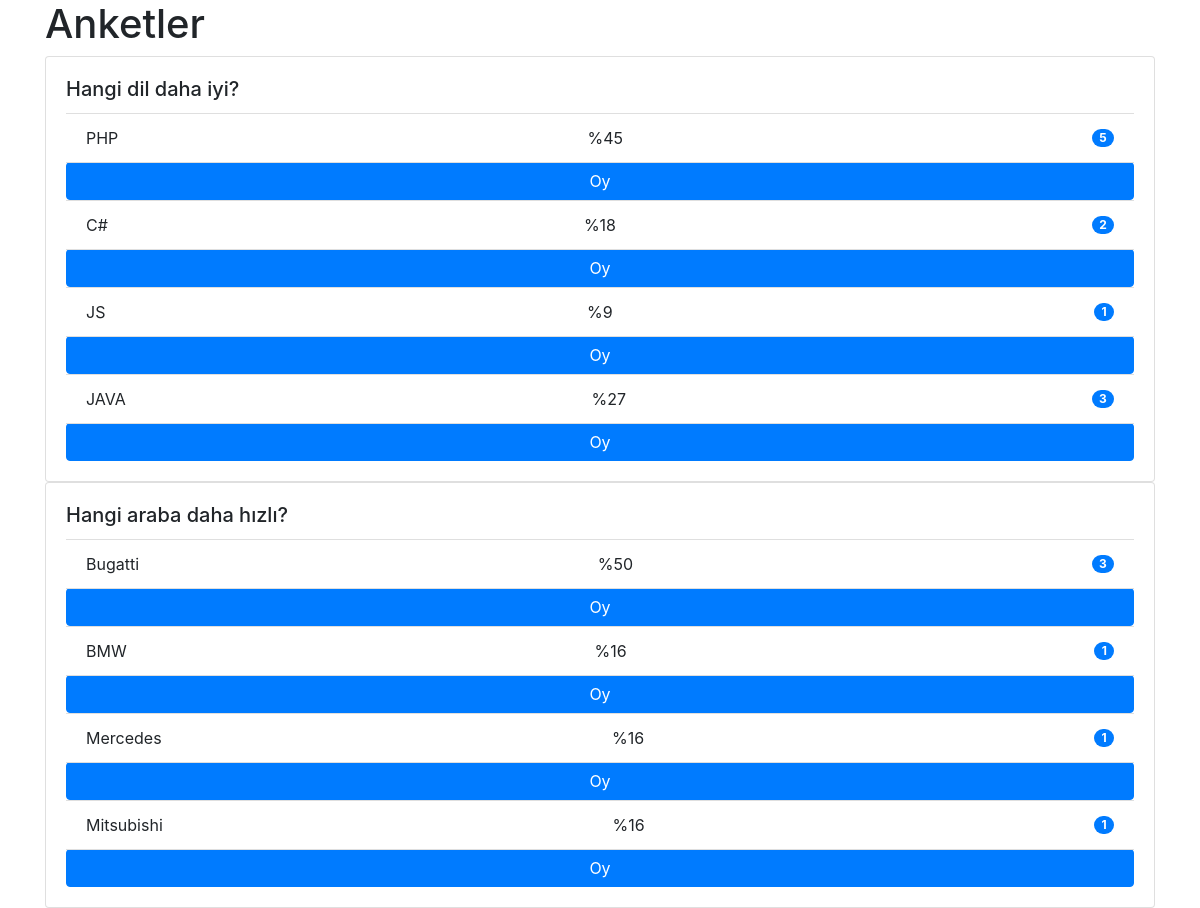
The page / on the database its author committed.
### tables this page shows
CREATE TABLE `poll` (
  `id` int(11) NOT NULL,
  `question` varchar(255) NOT NULL,
  `options` text NOT NULL COMMENT '; ile ayrılır',
  `hits` text NOT NULL COMMENT '; ile ayrılır'
);

### functions.php (called while the page is built, shortened)
<?php require("db.php");
function getSurveys()
{
    global $db;
    $query = $db->prepare("SELECT * FROM poll");
    $query->execute();
    $result = $query->fetchAll();
    return $result;
}
function percent($hits, $target)
{
    $target = intval($target);
    $sum = 0;
    foreach($hits as $hit)
        $sum += $hit;
    return floor($target/$sum*100);
}

### index.php (the view, shortened to what this page needs)
<?php
require("functions.php");
$surveys = getSurveys();
?>
<!DOCTYPE html>
<html lang="en">
<head>
    <link rel="stylesheet" href="https://stackpath.bootstrapcdn.com/bootstrap/4.3.1/css/bootstrap.min.css">
</head>
<body>
    <div class="container">
        <div class="row">
            <div class="col-md-12">
                <h1>Anketler</h1>
            </div>
        </div>
        <div class="row">
            <?php foreach($surveys as $survey): ?>
            <div class="col-md-12">
                <div class="card">
                    <div class="card-body">
                        <h5 class="card-title"><?=$survey["question"]?></h5>
                        <ul class="list-group list-group-flush">
                            <?php
                            $options = explode(";", $survey["options"]);
                            $hits = explode(";", $survey["hits"]);
                            for($i = 0; $i < count($options); $i++):
                            ?>
                            <li class="list-group-item d-flex justify-content-between align-items-center"><?=$options[$i]?>
                                <span>%<?=percent($hits, $hits[$i])?></span>
                                <span class="badge badge-primary badge-pill"><?=$hits[$i]?></span>
                            </li>
                            <a href="oy.php?s=<?=$survey['id']?>&o=<?=$i?>" class="btn btn-primary">Oy</a>
                            <?php endfor; ?>
                        </ul>
                    </div>
                </div>
            </div>
            <?php endforeach; ?>
        </div>
    </div>
</body>
</html>

### rows shown on the page
poll: question "Hangi dil daha iyi?", options "PHP", hits "45", i "5", options "C#", i "18", i "2", options "JS", i "9", i "1", options "JAVA", i "27", i "3", id "16"
poll: question "Hangi araba daha hızlı?", options "Bugatti", hits "50", i "3", options "BMW", hits "1", options "Mercedes", options "Mitsubishi"
